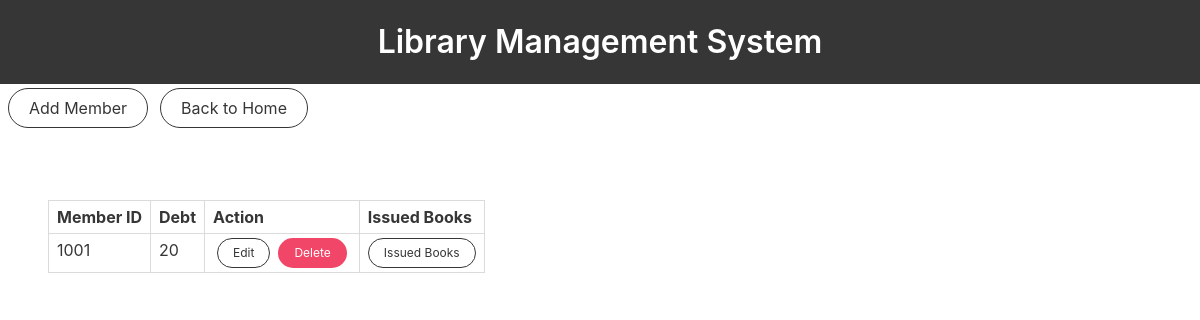
The app's page /members, older data.
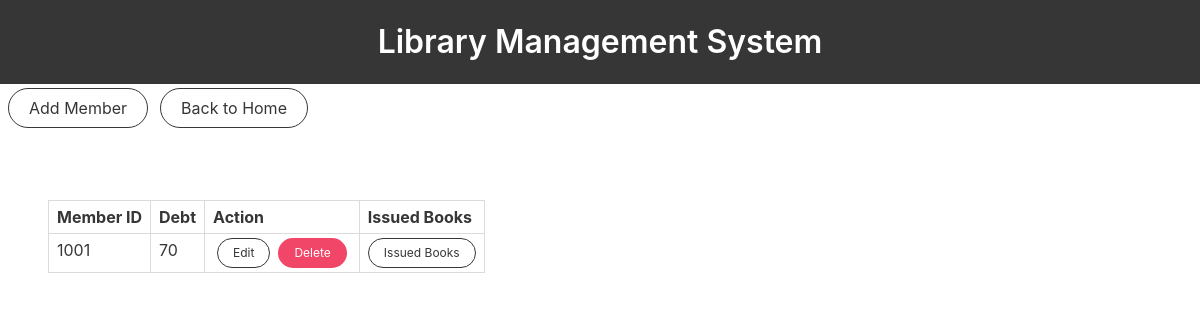
The same page, newer data.
### models.py (models this page shows)
class Members(db.Model):
    member_id = db.Column(db.String, primary_key=True, unique=True, nullable=False)
    debt = db.Column(db.Integer, nullable=False)

### members.py (the view)
@app.route("/members")
def memberspage():
    members = Members.query.order_by("member_id").all()
    return render_template("members.html", members=members)

### templates/members.html (shortened to what this page needs)
{% extends "base.html" %}
{% block body %}
<nav class="level mt-1">
    <div class="level-left">
        <div class="level-item ml-2">
            <a href="{{ url_for('add_member') }}" ... ... class="button is-dark is-outlined is-rounded">Add Member</a>
        </div>
        <div class="level-item">
            <a href={{ url_for('homepage') }} target="_self"><button class="button is-dark is-outlined is-rounded">Back to Home</button></a>
        </div>
    </div>
</nav>
<section class="section table-container">
    <table class="table is-bordered is-narrow">
        <thead>
            <tr>
                <th>Member ID</th>
                <th>Debt</th>
                <th>Action</th>
                <th>Issued Books</th>
            </tr>
        </thead>
        <tbody>
            {% for member in members %}
            <tr>
                <td>{{ member.member_id }}</td>
                <td>{{ member.debt }}</td>
                <td>
                    <div class="buttons is-centered">
                         <a href="{{ url_for('edit_member', member_id=member.member_id) }}" class="button is-small is-dark is-outlined is-rounded">
                            Edit
                        </a>
                        <form action="{{ url_for('delete_member', member_id=member.member_id) }}" method="POST">
                            <button class="button is-danger is-small is-rounded">
                                Delete
                            </button>
                        </form>
                    </div>
                </td>
                <td>
                    <a href="{{ url_for('issued_books', member_id=member.member_id) }}" class="button is-small is-dark is-outlined is-rounded">
                        Issued Books
                    </a>
                </td>
            </tr>
            {% endfor %}
        </tbody>
    </table>
</section>
{% endblock %}

Row changes from the older to the newer data that the page shows:
changed Members id 1001: debt "20" → "70"
